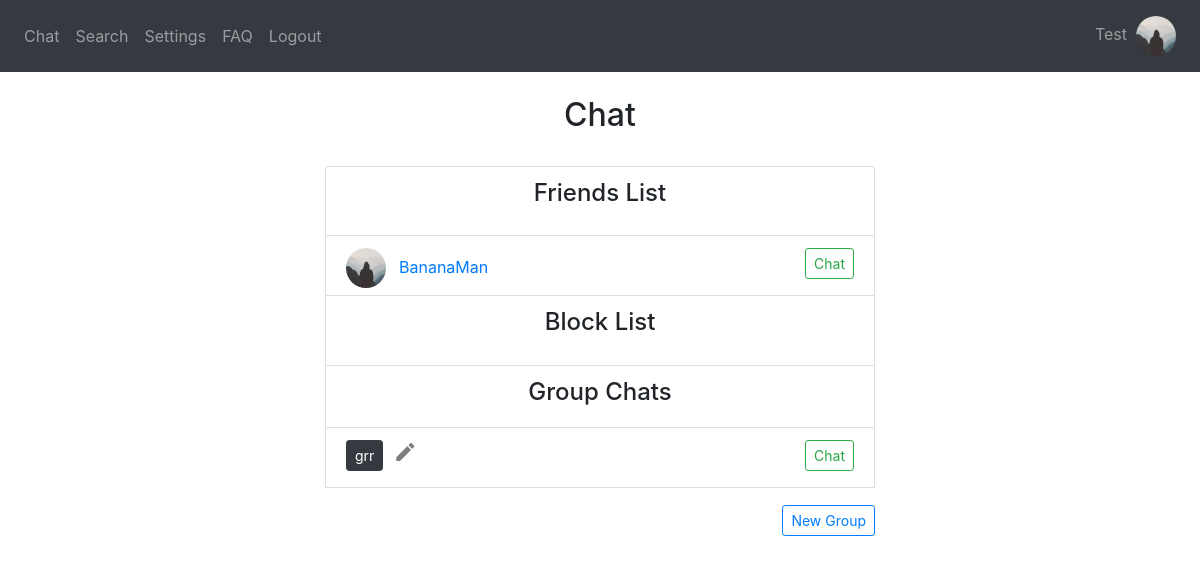
The app's page / (signed in) with its own data.
### website/models.py (models this page shows)
class User(db.Model, UserMixin):
    username = db.Column(db.String(150), unique=True)
    password = db.Column(db.String(150))
    answer = db.Column(db.String(150)) # security word
    question = db.Column(db.String(150)) # security question
    first_name = db.Column(db.String(150))
    text_color = db.Column(db.String(20), default='Black') # message text color
    text_size = db.Column(db.String(20), default='Medium') # message text size
    background = db.Column(db.String(20), default='White') # background color
    status = db.Column(db.String(150))
    messages = db.relationship('Message')
    friends_list = db.relationship('Friend')
    block_list = db.relationship('Block')
    id = db.Column(db.Integer, primary_key=True)
    name = db.Column(db.String(20))
    groups = db.relationship('Group', secondary=user_groups, backref=db.backref('members', lazy='dynamic'))
    image_file = db.Column(db.String(20), nullable=False, default='default.jpg')

class Friend(db.Model):
    id = db.Column(db.Integer, primary_key=True)
    user_id = db.Column(db.Integer, db.ForeignKey('user.id')) #one-to-many relationship
    friend_id = db.Column(db.Integer)
    friend_name = db.Column(db.String(10000))

class Group(db.Model):
    group_id = db.Column(db.Integer, primary_key=True)
    group_name = db.Column(db.String(20))

### website/views.py (the view, shortened to what this page needs)
@views.route('/', methods = ['GET', 'POST'])
@login_required
def chat():
    recipient = None
    return render_template("chat_menu.html", User = User, user = current_user, username = current_user.username,
        Message = Message, recipient = recipient, desc = desc, redirect = redirect)

### website/__init__.py (called while the page is built)
def create_app():
    app = Flask(__name__)
    app.config['SECRET_KEY'] = 'wadkjwlajda'
    app.config['SQLALCHEMY_DATABASE_URI'] = f'sqlite:///{DB_NAME}'
    db.init_app(app)
    from .views import views
    from .auth import auth
    from .group_views import group_views
    app.register_blueprint(views, url_prefix='/')
    app.register_blueprint(auth, url_prefix='/')
    app.register_blueprint(group_views, url_prefix='/')
    from .models import User, Message
    create_database(app)
    login_manager = LoginManager()
    login_manager.login_view = 'auth.login'
    login_manager.init_app(app)
    @login_manager.user_loader
    def load_user(id):
        return User.query.get(int(id))
    return app

### website/templates/chat_menu.html (shortened to what this page needs)
{% extends "base.html" %} {% block title %}Chat{% endblock %} {% block content
    %}
    <h2 align="center">Chat</h2>
<br />
<div style =   "position: fixed;
                right: 0;
                left: 0;
                margin-right: auto;
                margin-left: auto;
                min-height: 10em;
                max-width: 550px;">
    <li style="height: 70px" class="list-group-item"><h4 align="center">Friends List</h4></li>
    {% if user.friends_list %}
        {% for friend in user.friends_list %}
            <li style="height: 60px" class="list-group-item">
                <div style="float: left"><a href="/profile/{{User.query.filter(User.id == friend.friend_id).first_or_404().username}}"><img id='cornerpic' style="width:40px" class="rounded-circle account-img" src="{{ url_for('static', filename='profile_pics/' + User.query.filter(User.id == friend.friend_id).first_or_404().image_file) }}"></a></div>
                <div style="float: left"><a class="btn btn-link" id="chat" href="/profile/{{User.query.filter(User.id == friend.friend_id).first_or_404().username}}">{{User.query.filter(User.id == friend.friend_id).first_or_404().username}}</a></div>
                {% if friend.friend_id != recipient.id %}
                    <div align="right"><a class="btn btn-outline-success btn-sm" id="chat" href="/chat/{{User.query.filter(User.id == friend.friend_id).first_or_404().username}}">Chat</a></div>
                {% endif %}
            </li>
        {% endfor %}
    {% endif %}
    <li style="height: 70px" class="list-group-item"><h4 align="center">Block List</h4></li>
    {% if user.groups %}
    <li class="list-group-item"><h4 align="center">Group Chats</h4></li>
        {% for specific_group in user.groups %}
            <li style="height: 60px" class="list-group-item">
                <div style="float: left; padding-right: 10px"><a class="btn btn-dark btn-sm" id="chat" href="/group-chat/{{specific_group.group_id}}">{{specific_group.group_name}}</a></div>
                <div style="float: left"><a class="close" id="chat" href="/change-group-name/{{specific_group.group_id}}"><span aria-hidden="true"><i class="material-icons">mode_edit</i></span></a></div>
                <div align="right"><a class="btn btn-outline-success btn-sm" id="chat" href="/group-chat/{{specific_group.group_id}}">Chat</a></div>
            </li>
        {% endfor %}
    {% endif %}
    <div style="float: right; padding-top: 3%"><a class="btn btn-outline-primary btn-sm" id="create-group" href="/create-group">New Group</a></div>
</div>
{% endblock %}

### website/templates/base.html (shortened to what this page needs)
<!DOCTYPE html>
<html>
  <head>
    <link
      rel="stylesheet"
      href="https://stackpath.bootstrapcdn.com/bootstrap/4.4.1/css/bootstrap.min.css"
    />
    <link
      rel="stylesheet"
      href="https://stackpath.bootstrapcdn.com/font-awesome/4.7.0/css/font-awesome.min.css"
    />
  </head>
  <body>
    <nav class="navbar navbar-expand-lg navbar-dark bg-dark">
      <div class="collapse navbar-collapse" id="navbar">
        <div class="navbar-nav">
          {% if current_user.is_authenticated %}
            <a class="nav-item nav-link" id="chat" href="/">Chat</a>
            <a class="nav-item nav-link" id="search" href="/search">Search</a>
            <a class="nav-item nav-link" id="settings" href="/settings">Settings</a>
            <a class="nav-item nav-link" id="faq" href="/faq">FAQ</a>
            <a class="nav-item nav-link" id="logout" href="/logout">Logout</a>
          {% else %}
            <a class="nav-item nav-link" id="login" href="/login">Log In</a>
            <a class="nav-item nav-link" id="signUp" href="/sign-up">Sign Up</a>
            <a class="nav-item nav-link" id="faq" href="/faq">FAQ</a>
          {% endif %}
        </div>
      </div>
        <div class="navbar-nav">
          {% if current_user.is_authenticated %}
          <a class="nav-item nav-link" id="chat" href="/profile">{{current_user.username}}&nbsp;&nbsp;<img id="cornerpic" style="width: 40px;" class="rounded-circle account-img" src="{{ url_for('static', filename='profile_pics/' + current_user.image_file) }}"></a>
          {% endif %}
        </div>
    </nav>
    <br />
    <div class="container">{% block content %} {% endblock %}</div>
  </body>
</html>

### website/templates/base.html (style rules this page uses)
#cornerpic { object-fit: cover; width:40px; height:40px; }

### records on screen
User: username "Test", image_file (placeholder picture)
Friend: image_file (placeholder picture)
User: query.filter "BananaMan"
Group: group_name "grr"
